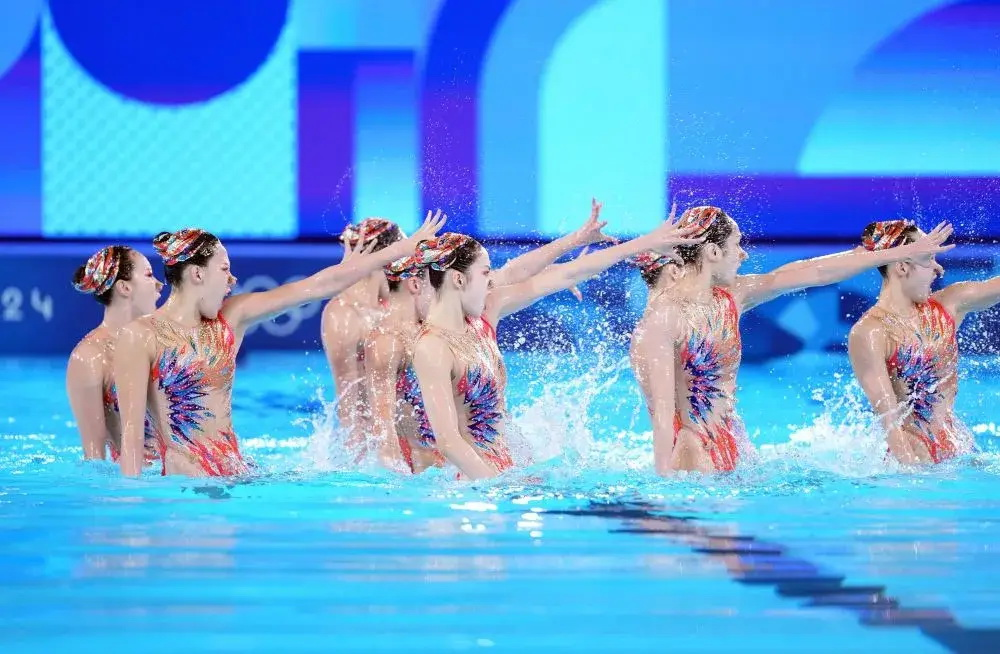
#> input picture Python/Pic_Color/Pic_Color_Select【成品】/1/pic/2024-24.jpg, 1000 x 654 px, found by its file name
$ python picColor_scale_first_bakcup-6.py
#> lines starting #> are read from the running program, lines starting #| are printed output that depends on the picture
# 通过使用 K-means 聚类算法对图像进行颜色聚类分析，并生成一个基于聚类中心(即最具代表性的颜色)的RGB值和调色板。
# 使用抖动算法对颜色进行处理
# 先缩放图像到200像素，再进行抖动处理

# 墨水屏像素定义：
# 黑 00
# 白 01
# 黄 10
# 红 11

import numpy as np
import cv2
from sklearn.cluster import KMeans
import os

def process_image_for_eink(input_path, output_image_path, output_packets_path=""):
    """
    处理图片为四色墨水屏格式并输出相应数据

    参数:
        input_path (str): 输入图片路径
        output_image_path (str): 输出处理后图片路径
        output_packets_path (str, optional): 输出二进制数据列表文件路径，默认为空字符串，为空时不生成数据包文件

    返回:
        list/bool: 成功时返回十六进制数据包列表，失败时返回False
    """
#> called with output_packets_path = ''
    try:
        # 读取图像
        image = cv2.imread(input_path)
#> image is the input picture: shape (654, 1000, 3); mean B, G, R 221.3, 163.6, 96.9
        if image is None:
            raise ValueError(f'无法读取图片文件：{input_path}')

        # 转换为RGB格式
        image = cv2.cvtColor(image, cv2.COLOR_BGR2RGB)

        # 获取图像尺寸
        h, w, d = image.shape

        # 检查图片尺寸是否满足要求 (不小于200*200)
        if h < 200 or w < 200:
            raise ValueError(f'处理的图片尺寸({w}x{h})小于所需的200x200像素')

        # --- 1. 图像缩放 ---
        # 计算缩放比例，使较短的边等于200像素
        if w < h:  # 宽度更小
            scale_factor = 200 / w
            scaled_w = 200
            scaled_h = int(h * scale_factor)
        else:  # 高度更小或相等
            scale_factor = 200 / h
            scaled_h = 200
            scaled_w = int(w * scale_factor)

        # 缩放图像
        scaled_image = cv2.resize(image, (scaled_w, scaled_h), interpolation=cv2.INTER_AREA)
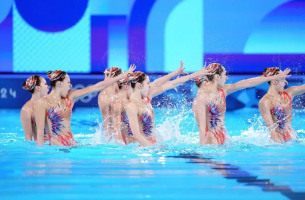
#> scaled_image: shape (200, 305, 3); mean R, G, B 96.9, 163.6, 221.3

        # 更新尺寸变量
        h, w, d = scaled_image.shape

        # --- 2. K-means 颜色聚类分析 ---
        # 重塑图像为二维数组，每行代表一个像素的RGB值
        pixels = scaled_image.reshape(h * w, d)

        # 设置固定的颜色提取数量为10
        n_colors = 10

        # K-means聚类
        kmeans = KMeans(n_clusters=n_colors, random_state=42, n_init='auto').fit(pixels)

        # 获取聚类中心（调色板）
        palette = np.uint8(kmeans.cluster_centers_)
#> palette = [[86, 59, 74], [61, 186, 248], [208, 179, 177], [11, 47, 232], [101, 222, 247], [178, 220, 238], [62, 58, 233], [162, 132, 144], [55, 128, 232], [31, 65, 154]]

        # 定义电子开发板支持的颜色（RGB格式）
        target_colors = {
            '黑色': np.array([0, 0, 0]),
            '白色': np.array([255, 255, 255]),
            '红色': np.array([255, 0, 0]),
            '黄色': np.array([255, 255, 0])
        }

        # 将提取的颜色映射到目标颜色
        mapped_palette = []
        color_mapping = {}

        for i, color in enumerate(palette):
            # 计算与每个目标颜色的欧氏距离
            distances = {name: np.sqrt(np.sum((color - target_color) ** 2)) for name, target_color in target_colors.items()}

            # 找到距离最小的目标颜色
            closest_color_name = min(distances, key=distances.get)
            closest_color = target_colors[closest_color_name]

            mapped_palette.append(closest_color)
            color_mapping[i] = {
                '原始颜色': color,
                '映射颜色': closest_color,
                '颜色名称': closest_color_name,
                '距离': distances[closest_color_name]
            }
#> this loop made 10 passes
#> (color, distances, closest_color_name, closest_color) on passes 1 to 4: ([86, 59, 74], {'黑色': 127.9, '白色': 315.8, '红色': 193.7, '黄色': 269.2}, '黑色', [0, 0, 0]), ([61, 186, 248], {'黑色': 315.9, '白色': 206, '红色': 365.7, '黄色': 322.3}, '白色', [255, 255, 255]), ([208, 179, 177], {'黑色': 326.5, '白色': 118.6, '红色': 256.1, '黄色': 198.3}, '白色', [255, 255, 255]), ([11, 47, 232], {'黑色': 237, '白色': 321.4, '红色': 340, '黄色': 395.8}, '黑色', [0, 0, 0])
#> after the loop, color_mapping = 10 items; mapped_palette = [[0, 0, 0], [255, 255, 255], [255, 255, 255], [0, 0, 0], [255, 255, 255], [255, 255, 255], [0, 0, 0], [255, 255, 255], [255, 255, 255], [0, 0, 0]]

        # mapped_palette = np.array(mapped_palette)

        # --- 3. 抖动算法处理 ---

        # 将目标颜色转换为数组形式，便于计算
        target_colors_array = np.array(list(target_colors.values()))

        # 创建一个新的图像用于抖动处理
        dithered_image = scaled_image.copy().astype(np.float32)

        # 图像预处理 - 使用双边滤波进行边缘保持平滑
        dithered_image = cv2.bilateralFilter(dithered_image, d=5, sigmaColor=75, sigmaSpace=75)

        # 增强红色区域的识别 - 对红色分量明显高于其他分量的区域进行预处理
        for y in range(h):
            for x in range(w):
                pixel = dithered_image[y, x]
                # 如果红色分量明显高于绿色和蓝色分量，增强红色
                if pixel[0] > 170 and pixel[0] > pixel[1] * 1.5 and pixel[0] > pixel[2] * 1.5:
                    # 更强力地增强红色分量，降低其他分量
                    dithered_image[y, x, 0] = min(255, pixel[0] * 1.3)  # 更强力地增强红色
                    dithered_image[y, x, 1] = max(0, pixel[1] * 0.7)    # 更强力地降低绿色
                    dithered_image[y, x, 2] = max(0, pixel[2] * 0.7)    # 更强力地降低蓝色
                # 对于非常接近红色的区域，直接设置为纯红色
                elif pixel[0] > 220 and pixel[0] > pixel[1] * 2.0 and pixel[0] > pixel[2] * 2.0:
                    dithered_image[y, x] = np.array([255, 0, 0])  # 直接设置为纯红色
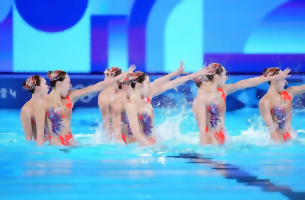
#> dithered_image: shape (200, 305, 3) float32; mean R, G, B 97.2, 163.5, 221.1; drawn with min black and max white

        # 定义Jarvis-Judice-Ninke抖动矩阵权重
        jjn_weights = [
            [0, 0, 0, 7, 5],
            [3, 5, 7, 5, 3],
            [1, 3, 5, 3, 1]
        ]
        jjn_weights = np.array(jjn_weights) / 48  # 归一化权重

        # 定义颜色阈值，用于判断颜色是否足够接近目标颜色
        color_thresholds = {
            '黑色': 15,
            '白色': 15,
            '红色': 40,  # 红色区域使用更高的阈值，更容易被识别为纯色
            '黄色': 15
        }

        # 定义红色区域的特殊判断参数
        red_intensity_threshold = 180  # 红色分量强度阈值
        red_ratio_threshold = 1.7     # 红色与其他颜色分量的比例阈值

        # 应用改进的抖动算法
        total_pixels = h * w
        processed_pixels = 0

        for y in range(h):
            for x in range(w):
                # 获取当前像素的颜色（已经过预处理）
                old_pixel = dithered_image[y, x].copy()

                # 检查是否接近目标颜色，使用针对不同颜色的阈值
                is_close_to_target = False
                closest_target_color = None
                min_distance = float('inf')
                closest_color_name = None

                # 首先找到最接近的目标颜色
                for color_name, target_color in target_colors.items():
                    distance = np.sqrt(np.sum((old_pixel - target_color) ** 2))
                    if distance < min_distance:
                        min_distance = distance
                        closest_target_color = target_color
                        closest_color_name = color_name

                # 使用对应颜色的阈值判断是否足够接近
                if min_distance < color_thresholds[closest_color_name]:
                    is_close_to_target = True
                    dithered_image[y, x] = closest_target_color  # 直接设置为目标颜色

                # 特殊处理红色区域：使用定义的参数判断是否为红色区域
                elif closest_color_name == '红色' and old_pixel[0] > red_intensity_threshold and old_pixel[0] > old_pixel[1] * red_ratio_threshold and old_pixel[0] > old_pixel[2] * red_ratio_threshold:
                    is_close_to_target = True
                    dithered_image[y, x] = target_colors['红色']  # 强制设为红色

                # 额外检查：如果红色分量非常高，即使不是最接近的颜色也强制设为红色
                elif old_pixel[0] > 220 and old_pixel[0] > old_pixel[1] * 2.0 and old_pixel[0] > old_pixel[2] * 2.0:
                    is_close_to_target = True
                    dithered_image[y, x] = target_colors['红色']  # 强制设为红色

                # 如果颜色足够接近目标色，则跳过误差扩散
                if is_close_to_target:
                    processed_pixels += 1
                    continue  # 处理下一个像素

                # 如果颜色不够接近任何目标色，则执行标准抖动
                # 找到最接近的目标颜色
                if not is_close_to_target:
                    distances = np.sqrt(np.sum((old_pixel[np.newaxis, :] - target_colors_array) ** 2, axis=1))
                    closest_color_index = np.argmin(distances)
                    new_pixel = target_colors_array[closest_color_index]
                else:
                    # 理论上不会执行到这里，因为 continue 了
                    # 但为了代码完整性，保留查找逻辑
                    distances = np.sqrt(np.sum((old_pixel[np.newaxis, :] - target_colors_array) ** 2, axis=1))
                    closest_color_index = np.argmin(distances)
                    new_pixel = target_colors_array[closest_color_index]

                # 设置新像素颜色
                dithered_image[y, x] = new_pixel

                # 计算量化误差
                quant_error = old_pixel - new_pixel

                # 扩散误差到邻近像素
                for dy in range(3):
                    for dx in range(5):
                        weight = jjn_weights[dy, dx]
                        if weight == 0:
                            continue

                        nx, ny = x + dx - 2, y + dy  # 计算邻近像素坐标 (dx-2是因为矩阵中心是(2,0))

                        # 检查坐标是否在图像范围内
                        if 0 <= nx < w and 0 <= ny < h:
                            dithered_image[ny, nx] += quant_error * weight

                processed_pixels += 1
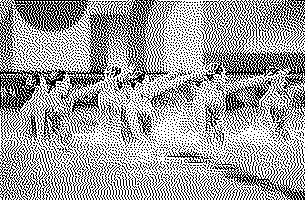
#> dithered_image: shape (200, 305, 3) float32; 63.1% white; black in thin lines or dots
#> after the loop, processed_pixels = 61000

        # 将浮点数转换回uint8
        dithered_image = np.clip(dithered_image, 0, 255).astype(np.uint8)
#> dithered_image: shape (200, 305, 3); 63.1% white; black in thin lines or dots

        # 确保所有像素都是目标颜色之一
        for y in range(h):
            for x in range(w):
                pixel = tuple(dithered_image[y, x])
                # 检查像素是否是目标颜色之一
                is_target_color = False
                for target_color in target_colors.values():
                    if np.array_equal(dithered_image[y, x], target_color):
                        is_target_color = True
                        break

                # 如果不是目标颜色，映射到最接近的目标颜色
                if not is_target_color:
                    min_distance = float('inf')
                    closest_color = None
                    for name, target_color in target_colors.items():
                        distance = np.sqrt(np.sum((dithered_image[y, x] - target_color) ** 2))
                        if distance < min_distance:
                            min_distance = distance
                            closest_color = target_color

                    dithered_image[y, x] = closest_color

        # --- 4. 裁剪图像 ---
        # 获取抖动后图像的尺寸
        h_dith, w_dith, _ = dithered_image.shape

        # 自动以图片中心点为中心进行裁剪
        center_x, center_y = w_dith // 2, h_dith // 2
        start_x = max(0, center_x - 100)
        start_y = max(0, center_y - 100)

        # 调整以确保能裁剪到完整的200x200区域
        if start_x + 200 > w_dith:
            start_x = w_dith - 200
        if start_y + 200 > h_dith:
            start_y = h_dith - 200

        # 裁剪处理后的图像
        cropped_image = dithered_image[start_y:start_y+200, start_x:start_x+200]
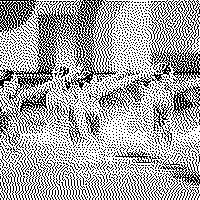
#> cropped_image: shape (200, 200, 3); 65.1% white; black in thin lines or dots

        # 确保裁剪后的图像中所有像素都是目标颜色之一
        for y in range(200):
            for x in range(200):
                pixel = tuple(cropped_image[y, x])
                # 检查像素是否是目标颜色之一
                is_target_color = False
                for target_color in target_colors.values():
                    if np.array_equal(cropped_image[y, x], target_color):
                        is_target_color = True
                        break

                # 如果不是目标颜色，映射到最接近的目标颜色
                if not is_target_color:
                    min_distance = float('inf')
                    closest_color = None
                    for name, target_color in target_colors.items():
                        distance = np.sqrt(np.sum((cropped_image[y, x] - target_color) ** 2))
                        if distance < min_distance:
                            min_distance = distance
                            closest_color = target_color

                    cropped_image[y, x] = closest_color

        # 保存裁剪后的图像
        cv2.imwrite(output_image_path, cv2.cvtColor(cropped_image, cv2.COLOR_RGB2BGR))

        # --- 5. 将裁剪后的图像转换为墨水屏数据包 ---

        # 墨水屏像素定义：
        # 黑 00
        # 白 01
        # 黄 10
        # 红 11

        # 创建颜色到二进制值的映射
        color_to_binary = {
            '黑色': '00',
            '白色': '01',
            '黄色': '10',
            '红色': '11'
        }

        # 创建RGB值到颜色名称的映射
        rgb_to_color_name = {}
        for name, rgb in target_colors.items():
            rgb_tuple = tuple(rgb)
            rgb_to_color_name[rgb_tuple] = name

        # 创建一个数组来存储所有像素的二进制表示
        binary_pixels = []
        for y in range(200):
            for x in range(200):
                pixel = tuple(cropped_image[y, x])
                # 修复：如果像素不在映射表中，找到最接近的目标颜色
                if pixel not in rgb_to_color_name:
                    # 计算与每个目标颜色的欧氏距离
                    min_distance = float('inf')
                    closest_color = None
                    for name, target_color in target_colors.items():
                        target_tuple = tuple(target_color)
                        distance = np.sqrt(np.sum(np.array([(pixel[i] - target_tuple[i])**2 for i in range(3)])))
                        if distance < min_distance:
                            min_distance = distance
                            closest_color = name
                            # 直接修正像素值为目标颜色
                            cropped_image[y, x] = target_colors[closest_color]
                    color_name = closest_color
                else:
                    color_name = rgb_to_color_name[pixel]
                binary_pixels.append(color_to_binary[color_name])
#> after the loop, binary_pixels = 40000 items

        # 将二进制像素数据转换为字节
        byte_data = []
        current_byte = ''
        for binary_pixel in binary_pixels:
            current_byte += binary_pixel
            if len(current_byte) == 8:  # 当积累了8位（4个像素）时，转换为一个字节
                byte_value = int(current_byte, 2)
                byte_data.append(byte_value)
                current_byte = ''
#> this loop made 40000 passes
#> (binary_pixel, byte_value) on passes 4, 8, 12, 16, 20, 24, 28, 32: ('00', 0), ('00', 0), ('00', 0), ('00', 0), ('00', 0), ('00', 0), ('00', 0), ('00', 16)
#> after the loop, byte_data = 10000 values, max 85 at index 9, min 0 at index 0, mean 55.3; byte_value = 69

        # 如果最后有不足8位的数据，补0并添加
        if current_byte:
            current_byte = current_byte.ljust(8, '0')
            byte_value = int(current_byte, 2)
            byte_data.append(byte_value)

        # 创建数据包
        packets = []

        # 创建前50个数据包 (0x00-0x31)
        for i in range(50):
            packet_number = i  # 包序号 (0x00-0x31)
            packet_data = byte_data[i * 200:(i + 1) * 200]  # 每包200字节图像数据

            # 计算校验和 (简单的字节求和)
            checksum = (packet_number + sum(packet_data)) % 256

            # 组装完整的数据包 (序号 + 数据 + 校验和)
            complete_packet = [packet_number] + packet_data + [checksum]
            packets.append(complete_packet)
#> this loop made 50 passes
#> checksum on passes 1 to 8: 206, 228, 96, 176, 125, 83, 85, 16
#> after the loop, packets = 50 items

        # 将数据包转为字符串列表格式
        hex_packets = []
        for packet in packets:
            packet_hex = ''.join([f"{byte:02X}" for byte in packet])
            hex_packets.append(packet_hex)
#> this loop made 50 passes
#> after the loop, hex_packets = 50 items

        # 如果提供了输出路径，则保存为txt文件
        if output_packets_path:
            # 保存为txt文件，格式为["123814080", "345738975", ...]
            with open(output_packets_path, 'w', encoding='utf-8') as f:
                f.write('[\n')
                for i, packet in enumerate(hex_packets):
                    if i < len(hex_packets) - 1:
                        f.write(f'    "{packet}",\n')
                    else:
                        f.write(f'    "{packet}"\n')
                f.write(']\n')

        return hex_packets

    except Exception as e:
        print(f"处理图像时出错: {str(e)}")
        return False


# [42 lines left out: function process_hex_data, not called in this run]


# 示例用法
if __name__ == "__main__":
    # 示例：处理一张图片
    input_image = "/Users/chenyonglin/myCode/gitee/myWork/Python/Pic_Color/Pic_Color_Select【成品】/1/pic/2024-24.jpg"  # 输入图片路径
    output_image = "/Users/chenyonglin/myCode/gitee/myWork/Python/Pic_Color/Pic_Color_Select【成品】/1/pic/2024-24_output_2.jpg"  # 输出图片路径
    output_data = "data.txt"  # 输出数据包文件路径
        # 调用函数处理图片
    result = process_image_for_eink(input_image, output_image)
#> result = 50 items
    #result = process_image_for_eink(input_image, output_image, output_data)
    if result:
        print(f"图片处理成功，生成了 {len(result)} 个数据包")
#| 图片处理成功，生成了 50 个数据包
    else:
        print("图片处理失败")

$ run again, with Python/Pic_Color/Pic_Color_Select【成品】/1/pic/2024-00.jpg copied over Python/Pic_Color/Pic_Color_Select【成品】/1/pic/2024-24.jpg
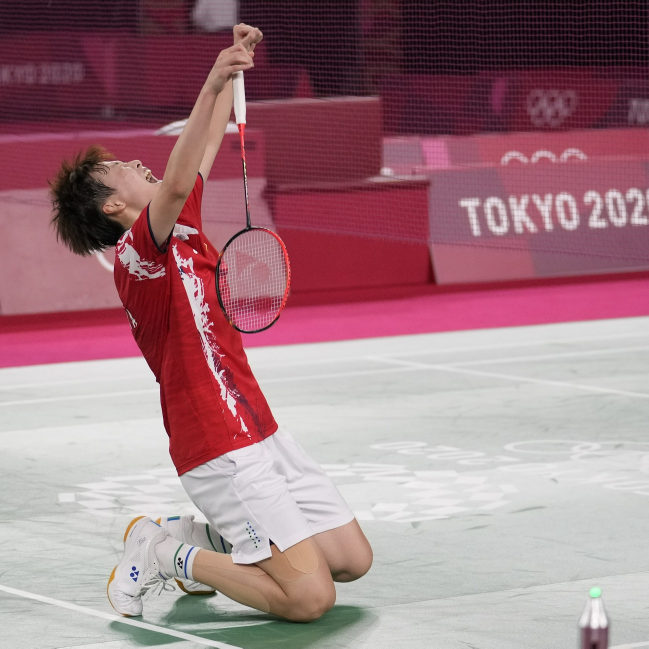
#> input picture Python/Pic_Color/Pic_Color_Select【成品】/1/pic/2024-00.jpg, 1297 x 1297 px, found by its file name (shown at 1/2 size)
#> in process_image_for_eink, image is the input picture: shape (1297, 1297, 3); mean B, G, R 130.4, 122.7, 160.5
#> palette = [[142, 93, 102], [201, 202, 200], [41, 19, 29], [86, 32, 47], [173, 124, 127], [210, 76, 126], [151, 29, 44], [132, 51, 69], [220, 219, 219], [183, 161, 158]]
#> the loop in process_image_for_eink, `for i, color in enumerate(palette):` made 10 passes
#> (color, distances, closest_color_name, closest_color) on passes 1 to 4: ([142, 93, 102], {'黑色': 198, '白色': 249.8, '红色': 178.4, '黄色': 222.3}, '红色', [255, 0, 0]), ([201, 202, 200], {'黑色': 348.1, '白色': 93.54, '红色': 289.3, '黄色': 213.8}, '白色', [255, 255, 255]), ([41, 19, 29], {'黑色': 53.69, '白色': 390.6, '红色': 216.8, '黄色': 319.9}, '黑色', [0, 0, 0]), ([86, 32, 47], {'黑色': 103.1, '白色': 348.6, '红色': 178.3, '黄色': 283.7}, '黑色', [0, 0, 0])
#> after the loop in process_image_for_eink, `for i, color in enumerate(palette):`: color_mapping = 10 items; mapped_palette = [[255, 0, 0], [255, 255, 255], [0, 0, 0], [0, 0, 0], [255, 0, 0], [255, 0, 0], [255, 0, 0], [255, 0, 0], [255, 255, 255], [255, 255, 255]]
#> after the loop in process_image_for_eink, `for y in range(h):`:
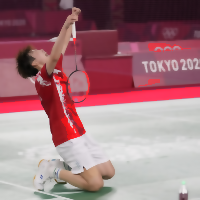
#> dithered_image: shape (200, 200, 3) float32; mean R, G, B 163.6, 121.3, 128.3
#> after the loop in process_image_for_eink, `for y in range(h):`:
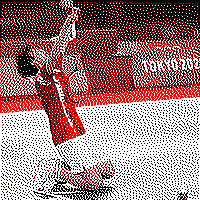
#> dithered_image: shape (200, 200, 3) float32; mean R, G, B 164.4, 124.9, 124.8
#> after the loop in process_image_for_eink, `for y in range(h):`: processed_pixels = 40000
#> after the loop in process_image_for_eink, `for y in range(200):`: binary_pixels = 40000 items
#> the loop in process_image_for_eink, `for binary_pixel in binary_pixels:` made 40000 passes
#> byte_value on passes 64, 68, 72, 76, 80, 84, 88, 92: 28, 81, 71, 0, 0, 0, 0, 0
#> after the loop in process_image_for_eink, `for binary_pixel in binary_pixels:`: byte_data = 10000 values, max 255 at index 2018, min 0 at index 0, mean 81.62; byte_value = 85
#> the loop in process_image_for_eink, `for i in range(50):` made 50 passes
#> checksum on passes 1 to 8: 3, 61, 92, 115, 17, 101, 128, 227
#> after the loop in process_image_for_eink, `for i in range(50):`: packets = 50 items
#> the loop in process_image_for_eink, `for packet in packets:` made 50 passes
#| 图片处理成功，生成了 50 个数据包
